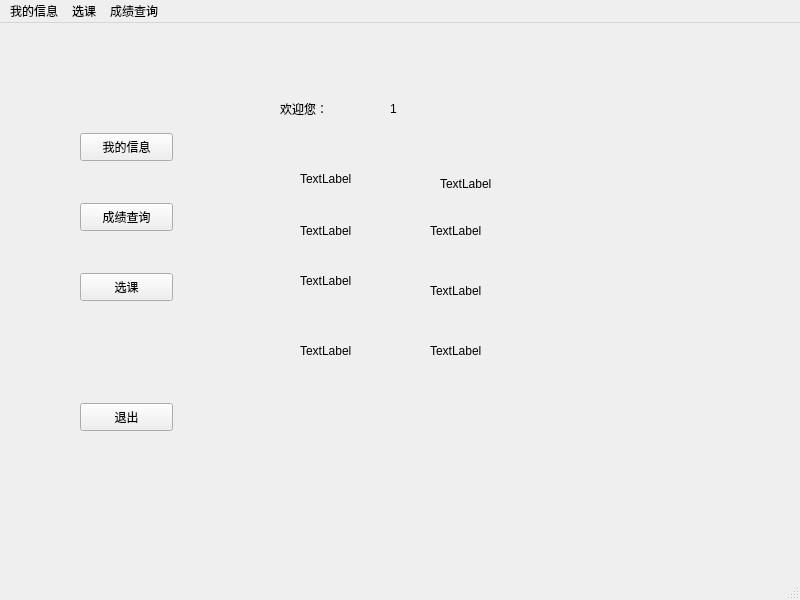
<?xml version="1.0" encoding="UTF-8"?>
<ui version="4.0">
 <class>MainWindow1</class>
 <widget class="QMainWindow" name="MainWindow1">
  <property name="geometry">
   <rect>
    <x>0</x>
    <y>0</y>
    <width>800</width>
    <height>600</height>
   </rect>
  </property>
  <property name="windowTitle">
   <string>MainWindow</string>
  </property>
  <widget class="QWidget" name="centralwidget">
   <widget class="QPushButton" name="pushButton">
    <property name="geometry">
     <rect>
      <x>80</x>
      <y>110</y>
      <width>93</width>
      <height>28</height>
     </rect>
    </property>
    <property name="text">
     <string>我的信息</string>
    </property>
   </widget>
   <widget class="QPushButton" name="pushButton_2">
    <property name="geometry">
     <rect>
      <x>80</x>
      <y>180</y>
      <width>93</width>
      <height>28</height>
     </rect>
    </property>
    <property name="text">
     <string>成绩查询</string>
    </property>
   </widget>
   <widget class="QPushButton" name="pushButton_3">
    <property name="geometry">
     <rect>
      <x>80</x>
      <y>250</y>
      <width>93</width>
      <height>28</height>
     </rect>
    </property>
    <property name="text">
     <string>选课</string>
    </property>
   </widget>
   <widget class="QWidget" name="widget" native="true">
    <property name="geometry">
     <rect>
      <x>260</x>
      <y>40</y>
      <width>441</width>
      <height>431</height>
     </rect>
    </property>
    <widget class="QLabel" name="label_2">
     <property name="geometry">
      <rect>
       <x>20</x>
       <y>30</y>
       <width>201</width>
       <height>31</height>
      </rect>
     </property>
     <property name="text">
      <string>欢迎您：</string>
     </property>
    </widget>
    <widget class="QLabel" name="label">
     <property name="geometry">
      <rect>
       <x>130</x>
       <y>30</y>
       <width>201</width>
       <height>31</height>
      </rect>
     </property>
     <property name="text">
      <string>1</string>
     </property>
    </widget>
    <widget class="QWidget" name="widget_2" native="true">
     <property name="geometry">
      <rect>
       <x>30</x>
       <y>90</y>
       <width>381</width>
       <height>301</height>
      </rect>
     </property>
     <widget class="QLabel" name="label_3">
      <property name="geometry">
       <rect>
        <x>10</x>
        <y>10</y>
        <width>101</width>
        <height>31</height>
       </rect>
      </property>
      <property name="text">
       <string>TextLabel</string>
      </property>
     </widget>
     <widget class="QLabel" name="label_4">
      <property name="geometry">
       <rect>
        <x>10</x>
        <y>70</y>
        <width>72</width>
        <height>15</height>
       </rect>
      </property>
      <property name="text">
       <string>TextLabel</string>
      </property>
     </widget>
     <widget class="QLabel" name="label_5">
      <property name="geometry">
       <rect>
        <x>10</x>
        <y>120</y>
        <width>72</width>
        <height>15</height>
       </rect>
      </property>
      <property name="text">
       <string>TextLabel</string>
      </property>
     </widget>
     <widget class="QLabel" name="label_6">
      <property name="geometry">
       <rect>
        <x>10</x>
        <y>190</y>
        <width>72</width>
        <height>15</height>
       </rect>
      </property>
      <property name="text">
       <string>TextLabel</string>
      </property>
     </widget>
     <widget class="QLabel" name="label_7">
      <property name="geometry">
       <rect>
        <x>150</x>
        <y>20</y>
        <width>111</width>
        <height>21</height>
       </rect>
      </property>
      <property name="text">
       <string>TextLabel</string>
      </property>
     </widget>
     <widget class="QLabel" name="label_8">
      <property name="geometry">
       <rect>
        <x>140</x>
        <y>70</y>
        <width>111</width>
        <height>16</height>
       </rect>
      </property>
      <property name="text">
       <string>TextLabel</string>
      </property>
     </widget>
     <widget class="QLabel" name="label_9">
      <property name="geometry">
       <rect>
        <x>140</x>
        <y>130</y>
        <width>101</width>
        <height>16</height>
       </rect>
      </property>
      <property name="text">
       <string>TextLabel</string>
      </property>
     </widget>
     <widget class="QLabel" name="label_10">
      <property name="geometry">
       <rect>
        <x>140</x>
        <y>190</y>
        <width>111</width>
        <height>16</height>
       </rect>
      </property>
      <property name="text">
       <string>TextLabel</string>
      </property>
     </widget>
    </widget>
   </widget>
   <widget class="QPushButton" name="pushButton_4">
    <property name="geometry">
     <rect>
      <x>80</x>
      <y>380</y>
      <width>93</width>
      <height>28</height>
     </rect>
    </property>
    <property name="text">
     <string>退出</string>
    </property>
   </widget>
  </widget>
  <widget class="QMenuBar" name="menubar">
   <property name="geometry">
    <rect>
     <x>0</x>
     <y>0</y>
     <width>800</width>
     <height>26</height>
    </rect>
   </property>
   <widget class="QMenu" name="menu">
    <property name="title">
     <string>我的信息</string>
    </property>
   </widget>
   <widget class="QMenu" name="menu_2">
    <property name="title">
     <string>选课</string>
    </property>
    <addaction name="separator"/>
   </widget>
   <widget class="QMenu" name="menu_3">
    <property name="title">
     <string>成绩查询</string>
    </property>
   </widget>
   <addaction name="menu"/>
   <addaction name="menu_2"/>
   <addaction name="menu_3"/>
  </widget>
  <widget class="QStatusBar" name="statusbar"/>
 </widget>
 <resources/>
 <connections/>
</ui>
